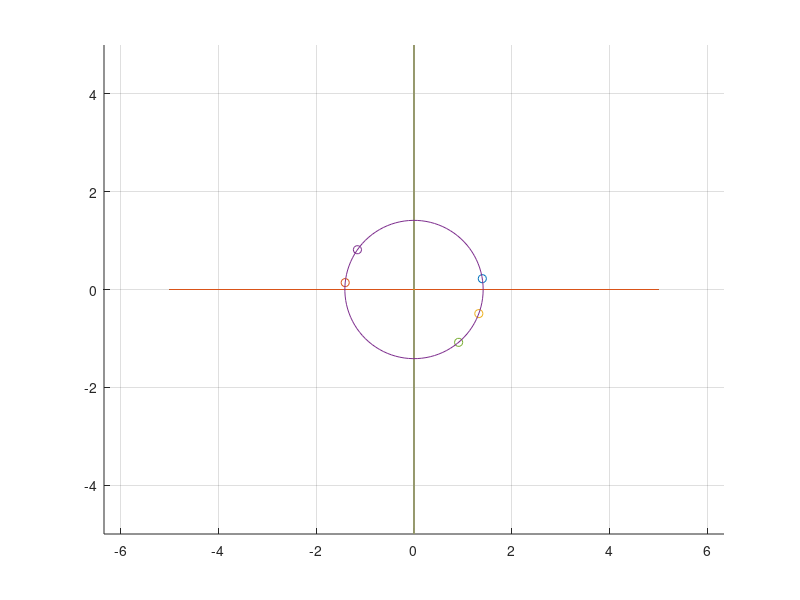

This chart was generated by the following MATLAB code:
%IPN ESCUELA SUPERIOR DE COMPUTO
%Alumno: Vaquera Aguilera Ethan Emiliano
%Profesor: GUTIERREZ MEJIA DARWIN
%Grupo: 2CV12
%Primer programa raices complejas

clc; %Limpiador de consola%

cont=0; %Contador que se usa dentro del while pára la operacion de la raiz%

%***********************************************************%
rea = input("Introduce la parte real: ");
img = input("Introduce la parte imaginaria: ");
num = input("Introduce el numero de raices que desea: ");
%Ingreso de datos para la parte ral e imaginaria y de igual manera se pide la n raiz que se desea hacer% 

%*********************************%
mod = sqrt((img)^2 + (rea)^2);
gra1 = img/rea;
gra2 = atan(gra1);
%Calculo del modulo y la arcotangente%

hold on; %Funcion que permite la ingresacion sucesiva de datos
    while cont<num %Contador se detendra a un n
        %Calculo de coseno y seno de manera normal dentro de variable
        cose = (gra2+(360*cont))/num;
        sine = (gra2+(360*cont))/num;
        %*****************************************************%
        
        %Calculo de la raiz n potencia de nuestro numero imaginario%
        z = ((mod)^1/num)*(cos(cose)+ 1i*sin(sine));
        %***********************************************************%
        
        %Inghreso de la prte real del numero imaginario y la parte
        %imaginaria a dos variables x,y
        x = real(z);
        y = imag(z);
        %********************************************************
        
        cont = cont + 1;
        disp(z); %Muestra del resultado de nuestra operacion%
        
        %Dibujado de plano cartesiano
        a = [-5 5];
        b=a-a;
        %****************************%
        
        %Determinacion del radio para circulo%
        mod2 = sqrt((x)^2 + (y)^2);
        %*********************************%
        
        %Dibujado de eje x y eje y%
            plot(a,b);
            plot(b,a);
        %**************************%
        
        %Dibujado de el punto imaginario de la raiz n%
            scatter(x,y);
        %********************************************%

    end
    
%Calculo de theta para circulo en radio mod2%
theta = linspace(0,2*pi);
%******************************************$
%Calculo de los puntos de radio y tamaño del circulo%
x1 = mod2*cos(theta);
y1 = mod2*sin(theta);
%***************************************************%
%Impresion del circulo con ayuda de axis equals que ayuda a determinar la
%parte circilar de manera rapia%
plot(x1,y1);
axis equal;
%***********************************************************************%
   
hold off;
grid on;

pause;
clc;